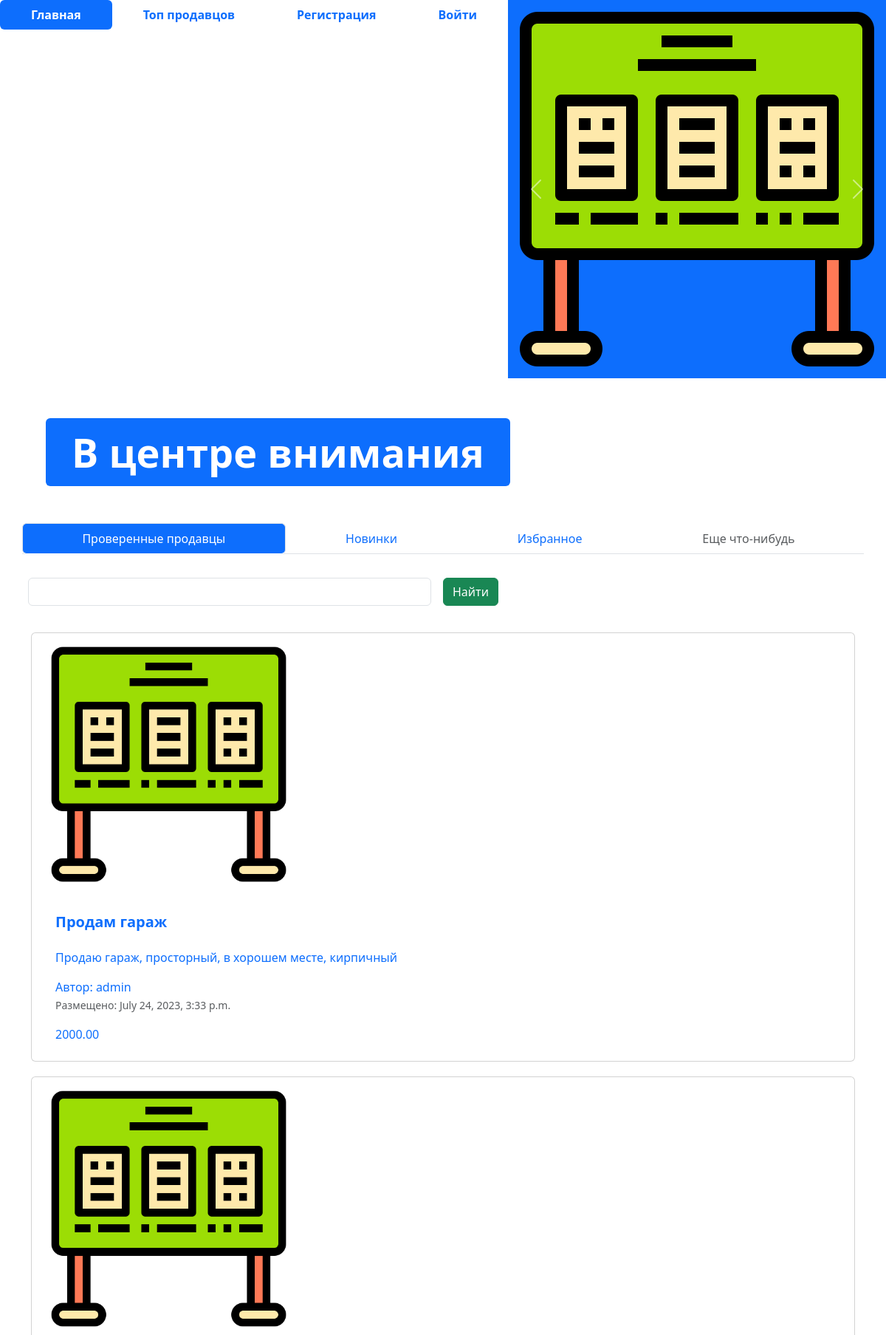
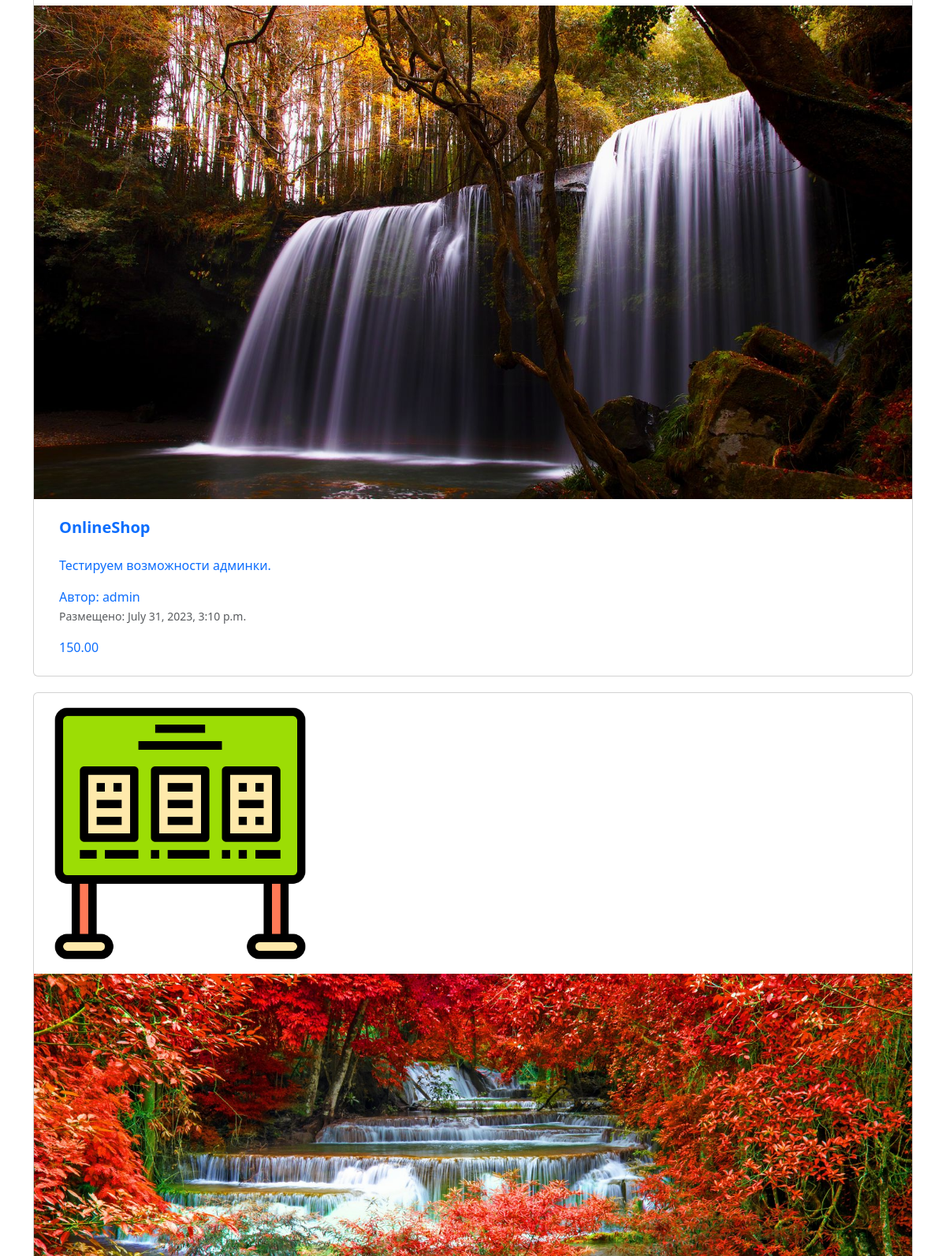
The page / (upper part) on the database its author committed (2 pictures, top to bottom).
### app_online_shop/models.py (models this page shows, shortened)
class OnlineShop(models.Model):
    title = models.CharField('Заголовок', max_length=128)
    description = models.TextField('Описание')
    price = models.DecimalField('Цена', max_digits=10,decimal_places=2)
    auction = models.BooleanField('Торг',help_text='Отметьте, уместен ли торг')
    created_time = models.DateTimeField(auto_now_add=True,verbose_name='Создан')
    update_time = models.DateTimeField(auto_now=True,verbose_name='Обновлен')
    user = models.ForeignKey(User, verbose_name='пользователь', on_delete=models.CASCADE)
    image = models.ImageField('Изображение',upload_to='online_shop/',blank=True)
    class Meta:
        db_table = 'advertisements'

### app_online_shop/views.py (the view)
# urls.py: path('',index, name='main-page'),
def index(request):
    online_shops = OnlineShop.objects.all()
    context = {'online_shops': online_shops }
    return render(request, 'app_advertisement/index.html', context)

### templates/app_advertisement/index.html (shortened to what this page needs)
{% extends 'base.html' %}
{% load static %}
{% block content %}
<ul class="nav nav-pills sticky-top bg-white nav-fill">
  <li class="nav-item">
    <a class="nav-link active" aria-current="page" href="{% url 'main-page'%}">
      <span style="font-weight: bold;">Главная</span>
    </a>
  </li>
  <li class="nav-item">
    <a class="nav-link" href="{% url 'top-sellers' %}"><span style="font-weight: bold;">Топ продавцов</span>
    </a>
  </li>
    {% if user.is_authenticated %}
  <li class="nav-item">
    <a class="nav-link" href="  {% url 'profile' %}">
      <span style="font-weight: bold;">Профиль</span>
    </a>
  </li>
  <li class="nav-item">
    <a class="nav-link" href=" {% url 'advertisement-post' %}">
      <span style="font-weight: bold;">Разместить объявление</span>
    </a>
  <li class="nav-item">
    <a class="nav-link" href="#">
      <span style="font-weight: bold;">Выйти</span>
    </a>
  </li>
</ul>
{% else %}
<li class="nav-item">
  <a class="nav-link" href="{% url 'register' %}">
    <span style="font-weight: bold;">Регистрация</span>
  </a>
</li>
<li class="nav-item">
  <a class="nav-link" href="{% url 'login' %}">
    <span style="font-weight: bold;">Войти</span>
  </a>
</li>
{% endif %}
<div id="carouselExampleControls" class="carousel slide bg-primary" data-bs-ride="carousel">
  <div class="carousel-inner">
    <div class="carousel-item active">
      <img src="{% static 'img/shop.png'%}" class="mx-auto d-block w-33" alt="...">
    </div>
  </div>
  <button class="carousel-control-prev" type="button" data-bs-target="#carouselExampleControls" data-bs-slide="prev">
    <span class="carousel-control-prev-icon" aria-hidden="true"></span>
  </button>
  <button class="carousel-control-next" type="button" data-bs-target="#carouselExampleControls" data-bs-slide="next">
    <span class="carousel-control-next-icon" aria-hidden="true"></span>
  </button>
</div>
<div class="container" style="margin: 50px;">
  <div class="display-2">
    <span class="badge bg-primary">В центре внимания</span>
  </div>
</div>
<div class="container">
  <div class="row">
    <ul class="nav nav-tabs bg-white">
      <li class="nav-item">
        <a class="nav-link active" aria-current="page" href="#">Проверенные продавцы</a>
      </li>
      <li class="nav-item">
        <a class="nav-link" href="#">Новинки</a>
      </li>
      <li class="nav-item">
        <a class="nav-link" href="#">Избранное</a>
      </li>
      <li class="nav-item">
        <a class="nav-link disabled" href="#" tabindex="-1" aria-disabled="true">Еще что-нибудь</a>
      </li>
    </ul>
    <form class="row g-3">
      <div class="col-auto w-50">
        <input type="text" class="form-control">
      </div>
      <div class="col-auto">
        <button type="submit" class="btn btn-success mb-3">Найти</button>
      </div>
    </form>
  </div>
  {% for adv in online_shops %}
  <div class="col">
    <div class="card mb-2" style="max-width: 1200px; margin-top: 20px;">
      <div class="row g-0">
        <div class="col-md-4">
          <a href="advertisement.html" class="nav-link">
            <img src="img/adv.png" class="img-fluid rounded-start" alt="Card title">
          </a>
        </div>
        <img src="{% if adv.image %} {{adv.image.url }} {% endif %}" alt="">
        <div class="col-md-8">
          <div class="card-body">
            <h5 class="card-title">
              <a href="advertisement.html" class="nav-link"><strong>{{adv.title}}</strong></a>
            </h5>
            <a href="advertisement.html" class="nav-link">
              <p class="card-text">
                {{adv.description}}
              </p>
              <span>Автор: {{adv.user}}</span>
              <p class="card-text"><small class="text-muted">Размещено: {{adv.created_time}}</small></p>
              <span>{{adv.price}}</span>
            </a>
          </div>
        </div>
      </div>
    </div>
    {% endfor %}
  </div>
</div>
{% endblock %}

### templates/base.html (shortened to what this page needs)
<!DOCTYPE html>
<html lang="en">
{% load static %}
<head>
  <link href="{% static 'css/bootstrap.min.css' %}" rel="stylesheet">
  <link rel="stylesheet" href="{% static 'css/fontello.css' %}">
</head>
<body>
    {% block content %}
    {% endblock %}
</body>
</html>

### rows shown on the page
OnlineShop: title "Продам гараж", description "Продаю гараж, просторный, в хорошем месте, кирпичный", user "admin", created_time "July 24, 2023, 3:33 p.m.", price "2000.00"
OnlineShop: image (picture), title "OnlineShop", description "Тестируем возможности админки.", user "admin", created_time "July 31, 2023, 3:10 p.m.", price "150.00"
OnlineShop: image (picture)
